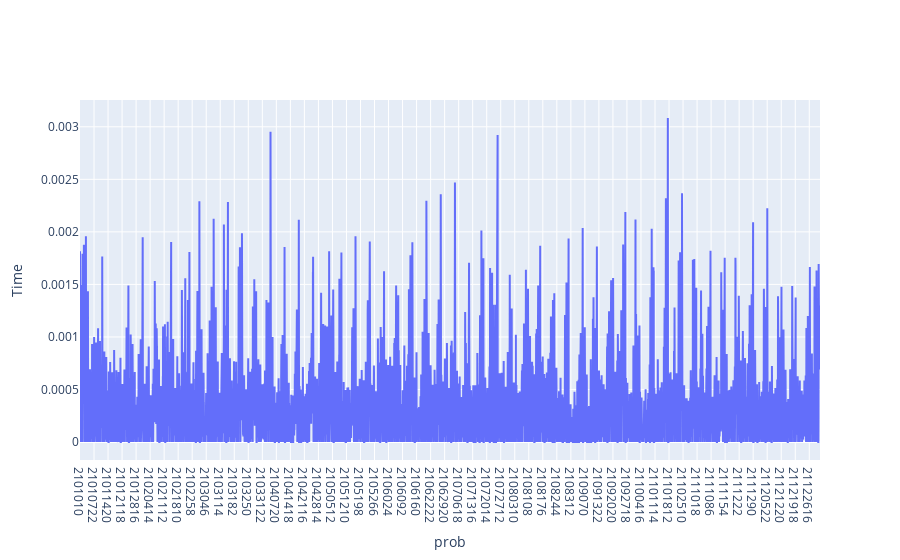

Notebook cell for this chart:
### Code cell
import plotly.graph_objects as go
fig = go.Figure(data=[
    go.Scatter(x=x_label, y=prob, name='prob'),
])
fig.update_layout(xaxis=dict(title='prob'),
                 yaxis=dict(title='Time'))
fig.show()

### Figure 1 — Plotly figure (JSON) as saved in the notebook; plotly's stock layout.template omitted (floating-point values rounded to 4 significant figures; data arrays with more than 128 entries replaced by an {"elided": "..."} marker saying what was removed)
{"data": [{"name": "prob", "type": "scatter", "x": {"elided": "8760 str values"}, "y": {"elided": "8760 float values"}}], "layout": {"xaxis": {"title": {"text": "prob"}}, "yaxis": {"title": {"text": "Time"}}}}
